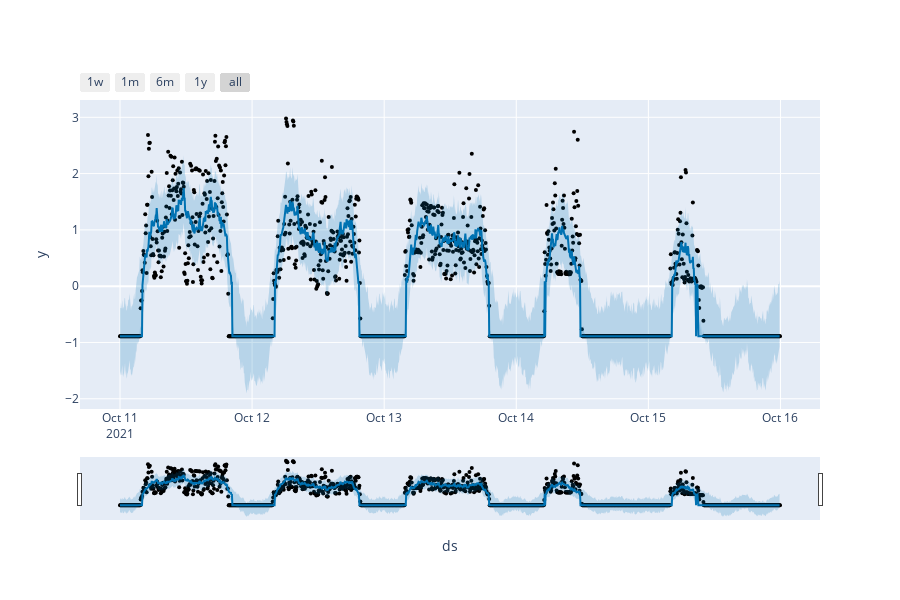

Notebook cell for this chart:
### Code cell
fig = plot_plotly(model, predictions)
fig.show()

### Figure 1 — Plotly figure (JSON) as saved in the notebook; plotly's stock layout.template omitted (floating-point values rounded to 4 significant figures; data arrays with more than 128 entries replaced by an {"elided": "..."} marker saying what was removed)
{"data": [{"marker": {"color": "black", "size": 4}, "mode": "markers", "name": "Actual", "type": "scatter", "x": {"elided": "1440 str values"}, "y": {"elided": "1440 float values"}}, {"hoverinfo": "skip", "line": {"width": 0}, "mode": "lines", "type": "scatter", "x": {"elided": "1439 str values"}, "y": {"elided": "1439 float values"}}, {"fill": "tonexty", "fillcolor": "rgba(0, 114, 178, 0.2)", "line": {"color": "#0072B2", "width": 2}, "mode": "lines", "name": "Predicted", "type": "scatter", "x": {"elided": "1439 str values"}, "y": {"elided": "1439 float values"}}, {"fill": "tonexty", "fillcolor": "rgba(0, 114, 178, 0.2)", "hoverinfo": "skip", "line": {"width": 0}, "mode": "lines", "type": "scatter", "x": {"elided": "1439 str values"}, "y": {"elided": "1439 float values"}}], "layout": {"height": 600, "showlegend": false, "width": 900, "xaxis": {"rangeselector": {"buttons": [{"count": 7, "label": "1w", "step": "day", "stepmode": "backward"}, {"count": 1, "label": "1m", "step": "month", "stepmode": "backward"}, {"count": 6, "label": "6m", "step": "month", "stepmode": "backward"}, {"count": 1, "label": "1y", "step": "year", "stepmode": "backward"}, {"step": "all"}]}, "rangeslider": {"visible": true}, "title": {"text": "ds"}, "type": "date"}, "yaxis": {"title": {"text": "y"}}}}
